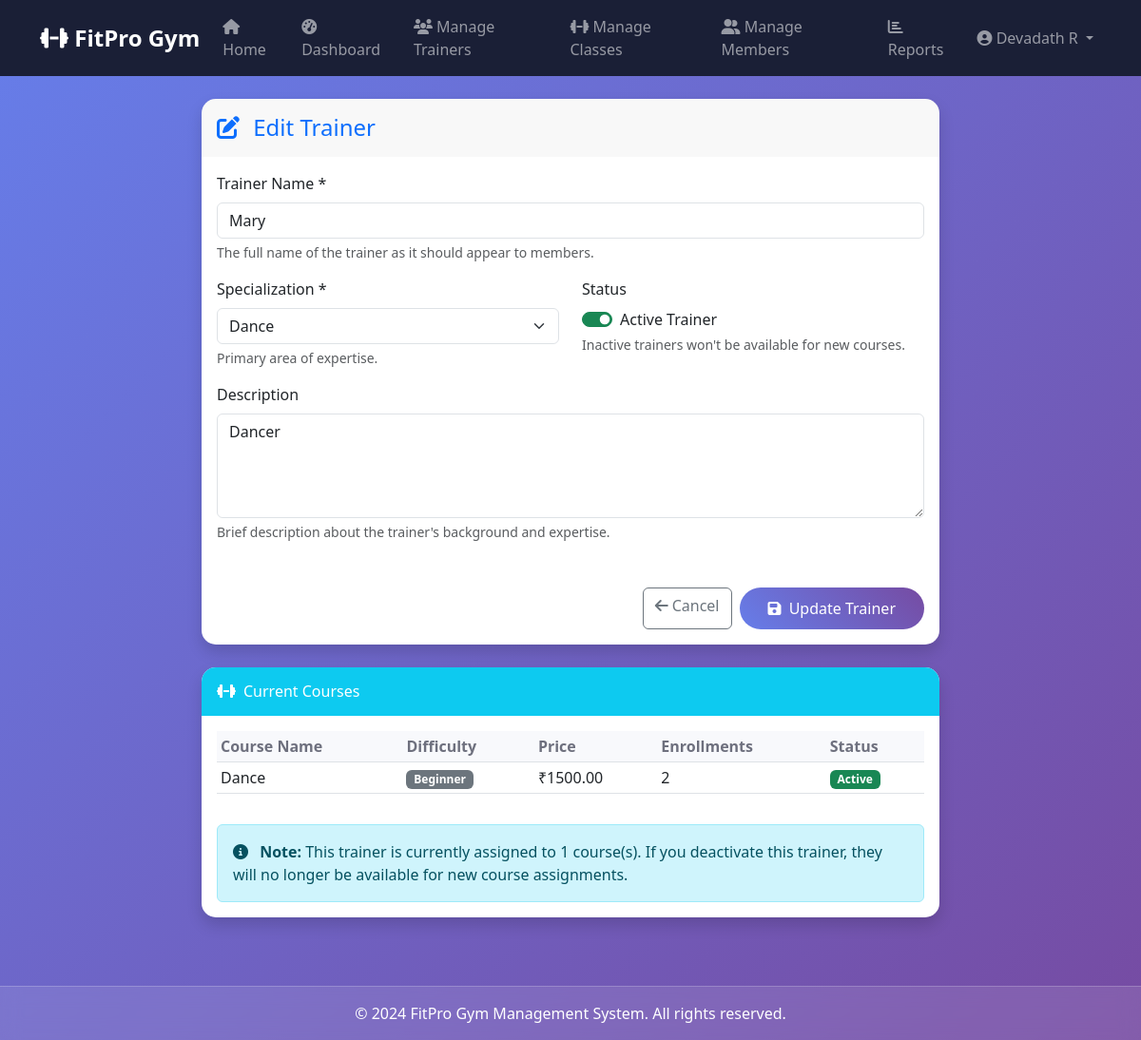
Screenshot of /admin-trainers/2/edit/ (signed in) with the database file from the repository.
### gym_app/models.py (models this page shows, shortened)
class Trainer(models.Model):
    SPECIALIZATION_CHOICES = [
        ('Yoga', 'Yoga'),
        ('Strength Training', 'Strength Training'),
        ('Cardio', 'Cardio'),
        ('Pilates', 'Pilates'),
        ('CrossFit', 'CrossFit'),
        ('Martial Arts', 'Martial Arts'),
        ('Dance', 'Dance'),
        ('General Fitness', 'General Fitness'),
    ]
    name = models.CharField(max_length=100)
    description = models.TextField(blank=True, null=True)
    specialization = models.CharField(max_length=50, choices=SPECIALIZATION_CHOICES)
    is_active = models.BooleanField(default=True)

class Course(models.Model):
    DIFFICULTY_CHOICES = [
        ('Beginner', 'Beginner'),
        ('Intermediate', 'Intermediate'),
        ('Advanced', 'Advanced'),
        ('All Levels', 'All Levels'),
    ]
    name = models.CharField(max_length=100)
    description = models.TextField()
    price = models.DecimalField(max_digits=8, decimal_places=2)
    capacity = models.IntegerField(default=20)
    current_enrollment = models.IntegerField(default=0)
    duration_minutes = models.IntegerField(default=60)
    trainer = models.ForeignKey(Trainer, on_delete=models.CASCADE, related_name='courses')
    difficulty_level = models.CharField(max_length=20, choices=DIFFICULTY_CHOICES, default='All Levels')
    is_active = models.BooleanField(default=True)
    created_date = models.DateTimeField(auto_now_add=True)

### gym_app/views.py (the view, shortened to what this page needs)
# urls.py: path('admin-trainers/<int:trainer_id>/edit/', views.admin_edit_trainer, name='admin_edit_trainer'),
@login_required
def admin_edit_trainer(request, trainer_id):
    if not request.user.is_staff:
        return redirect('customer_dashboard')
    trainer = get_object_or_404(Trainer, id=trainer_id)
    context = {
        'trainer': trainer,
        'specializations': Trainer.SPECIALIZATION_CHOICES,
    }
    return render(request, 'admin_trainer_form.html', context)

### gym_app/templates/admin_trainer_form.html (shortened to what this page needs)
{% extends 'base.html' %}
{% block content %}
<div class="container-fluid py-4">
    <div class="row justify-content-center">
        <div class="col-lg-8">
            <div class="card shadow">
                <div class="card-header py-3">
                    <h4 class="m-0 font-weight-bold text-primary">
                        <i class="fas fa-{% if trainer %}edit{% else %}plus{% endif %} me-2"></i>
                        {% if trainer %}Edit Trainer{% else %}Add New Trainer{% endif %}
                    </h4>
                </div>
                <div class="card-body">
                    <form method="POST">
                        <div class="row">
                            <div class="col-md-12 mb-3">
                                <label for="name" class="form-label">Trainer Name *</label>
                                <input type="text"
                                       class="form-control"
                                       id="name"
                                       name="name"
                                       value="{{ trainer.name|default:'' }}"
                                       required
                                       placeholder="Enter trainer's full name">
                                <div class="form-text">The full name of the trainer as it should appear to members.</div>
                            </div>
                            <div class="col-md-6 mb-3">
                                <label for="specialization" class="form-label">Specialization *</label>
                                <select class="form-select" id="specialization" name="specialization" required>
                                    {% for spec_code, spec_name in specializations %}
                                    <option value="{{ spec_code }}"
                                            {% if trainer.specialization == spec_code %}selected{% endif %}>
                                        {{ spec_name }}
                                    </option>
                                    {% endfor %}
                                </select>
                                <div class="form-text">Primary area of expertise.</div>
                            </div>
                            <div class="col-md-6 mb-3">
                                <label class="form-label">Status</label>
                                <div class="form-check form-switch">
                                    <input class="form-check-input"
                                           type="checkbox"
                                           id="is_active"
                                           name="is_active"
                                           {% if trainer.is_active or not trainer %}checked{% endif %}>
                                    <label class="form-check-label" for="is_active">
                                        Active Trainer
                                    </label>
                                </div>
                                <div class="form-text">Inactive trainers won't be available for new courses.</div>
                            </div>
                            <div class="col-12 mb-4">
                                <label for="description" class="form-label">Description</label>
                                <textarea class="form-control"
                                          id="description"
                                          name="description"
                                          rows="4"
                                          placeholder="Enter trainer's bio, qualifications, experience, etc.">{{ trainer.description|default:'' }}</textarea>
                                <div class="form-text">Brief description about the trainer's background and expertise.</div>
                            </div>
                        </div>
                        <div class="row mt-4">
                            <div class="col-12">
                                <div class="d-flex gap-2 justify-content-end">
                                    <a href="{% url 'admin_trainer_management' %}" class="btn btn-outline-secondary">
                                        <i class="fas fa-arrow-left me-1"></i>Cancel
                                    </a>
                                    <button type="submit" class="btn btn-primary">
                                        <i class="fas fa-save me-1"></i>
                                        {% if trainer %}Update Trainer{% else %}Add Trainer{% endif %}
                                    </button>
                                </div>
                            </div>
                        </div>
                    </form>
                </div>
            </div>
            {% if trainer and trainer.courses.exists %}
            <div class="card shadow mt-4">
                <div class="card-header py-3 bg-info text-white">
                    <h6 class="m-0 font-weight-bold">
                        <i class="fas fa-dumbbell me-2"></i>Current Courses
                    </h6>
                </div>
                <div class="card-body">
                    <div class="table-responsive">
                        <table class="table table-sm">
                            <thead>
                                <tr>
                                    <th>Course Name</th>
                                    <th>Difficulty</th>
                                    <th>Price</th>
                                    <th>Enrollments</th>
                                    <th>Status</th>
                                </tr>
                            </thead>
                            <tbody>
                                {% for course in trainer.courses.all %}
                                <tr>
                                    <td>{{ course.name }}</td>
                                    <td>
                                        <span class="badge bg-secondary">{{ course.difficulty_level }}</span>
                                    </td>
                                    <td>₹{{ course.price }}</td>
                                    <td>{{ course.enrollments.count }}</td>
                                    <td>
                                        <span class="badge bg-{% if course.is_active %}success{% else %}secondary{% endif %}">
                                            {% if course.is_active %}Active{% else %}Inactive{% endif %}
                                        </span>
                                    </td>
                                </tr>
                                {% endfor %}
                            </tbody>
                        </table>
                    </div>
                    <div class="alert alert-info mt-3 mb-0">
                        <i class="fas fa-info-circle me-2"></i>
                        <strong>Note:</strong> This trainer is currently assigned to {{ trainer.courses.count }} course(s).
                        If you deactivate this trainer, they will no longer be available for new course assignments.
                    </div>
                </div>
            </div>
            {% endif %}
        </div>
    </div>
</div>
{% endblock %}

### gym_app/templates/base.html (shortened to what this page needs)
<!DOCTYPE html>
<html lang="en">
<head>
    <link href="https://cdn.jsdelivr.net/npm/bootstrap@5.3.0/dist/css/bootstrap.min.css" rel="stylesheet">
    <link rel="stylesheet" href="https://cdnjs.cloudflare.com/ajax/libs/font-awesome/6.4.0/css/all.min.css">
</head>
<body>
    <nav class="navbar navbar-expand-lg navbar-dark" style="background-color: #1a1f36;">
        <div class="container">
            <a class="navbar-brand" href="{% url 'index' %}">
                <i class="fas fa-dumbbell"></i> FitPro Gym
            </a>
            <div class="collapse navbar-collapse" id="navbarNav">
                <ul class="navbar-nav me-auto">
                    <li class="nav-item">
                        <a class="nav-link" href="{% url 'index' %}">
                            <i class="fas fa-home"></i> Home
                        </a>
                    </li>
                    {% if user.is_authenticated %}
                    <li class="nav-item">
                        <a class="nav-link" href="{% url 'dashboard' %}">
                            <i class="fas fa-tachometer-alt"></i> Dashboard
                        </a>
                    </li>
                    {% if not user.is_staff %}
                    <li class="nav-item">
                        <a class="nav-link" href="{% url 'progress_tracking' %}">
                            <i class="fas fa-chart-line"></i> Progress
                        </a>
                    </li>
                    <li class="nav-item">
                        <a class="nav-link" href="{% url 'course_catalog' %}">
                            <i class="fas fa-shopping-cart me-1"></i>Purchase Courses
                        </a>
                    </li>
                    {% else %}
                    <li class="nav-item">
                        <a class="nav-link" href="{% url "admin_trainer_management" %}">
                            <i class="fas fa-users"></i> Manage Trainers
                        </a>
                    </li>
                    <li class="nav-item">
                        <a class="nav-link" href="{% url "admin_course_management" %}">
                            <i class="fas fa-dumbbell"></i> Manage Classes
                        </a>
                    </li>
                    <li class="nav-item">
                        <a class="nav-link" href="{% url "admin_member_management" %}">
                            <i class="fas fa-user-friends"></i> Manage Members
                        </a>
                    </li>
                    <li class="nav-item">
                        <a class="nav-link" href="{% url 'admin_reports' %}">
                            <i class="fas fa-chart-bar"></i> Reports
                        </a>
                    </li>
                    {% endif %}
                    {% endif %}
                </ul>
                <ul class="navbar-nav">
                    {% if user.is_authenticated %}
                    <li class="nav-item dropdown">
                        <a class="nav-link dropdown-toggle" href="#" id="navbarDropdown" role="button" data-bs-toggle="dropdown">
                            <i class="fas fa-user-circle"></i> {{ user.get_full_name }}
                        </a>
                    </li>
                    {% endif %}
                </ul>
            </div>
        </div>
    </nav>
    <main>
        <div class="toast-container position-fixed top-0 end-0 p-3" style="z-index: 9999;">
        </div>
        {% block content %}
        {% endblock %}
    </main>
    <footer class="footer mt-5 py-3 text-white">
        <div class="container text-center">
            <p class="mb-0">&copy; 2024 FitPro Gym Management System. All rights reserved.</p>
        </div>
    </footer>
</body>
</html>

### gym_app/templates/base.html (style rules this page uses)
body { background: linear-gradient(135deg, #667eea 0%, #764ba2 100%); min-height: 100vh; font-family: 'Segoe UI', Tahoma, Geneva, Verdana, sans-serif; }
.navbar-brand { font-weight: bold; font-size: 1.5rem; }
.card { border: none; border-radius: 15px; box-shadow: 0 10px 30px rgba(0,0,0,0.1); transition: transform 0.3s ease; }
.btn-primary { background: linear-gradient(45deg, #667eea, #764ba2); border: none; border-radius: 25px; padding: 10px 30px; }
.footer { background: rgba(255,255,255,0.1); backdrop-filter: blur(10px); border-top: 1px solid rgba(255,255,255,0.2); }

### gym_app/templates/admin_trainer_form.html (style rules this page uses)
.card { border: none; border-radius: 15px; }
.card-header { border-radius: 15px 15px 0 0 !important; border: none; }
.form-check-input:checked { background-color: #198754; border-color: #198754; }
.table th { border-top: none; font-weight: 600; color: #6e707e; background-color: #f8f9fc; }

### rows the page displays
Trainer: name "Mary", specialization "Dance", is_active "☑", description "Dancer", courses.count "1"
Course: name "Dance", difficulty_level "Beginner", price "1500.00", enrollments.count "2", is_active "Active"

### other values shown
{{ user.get_full_name }} "Devadath R"
